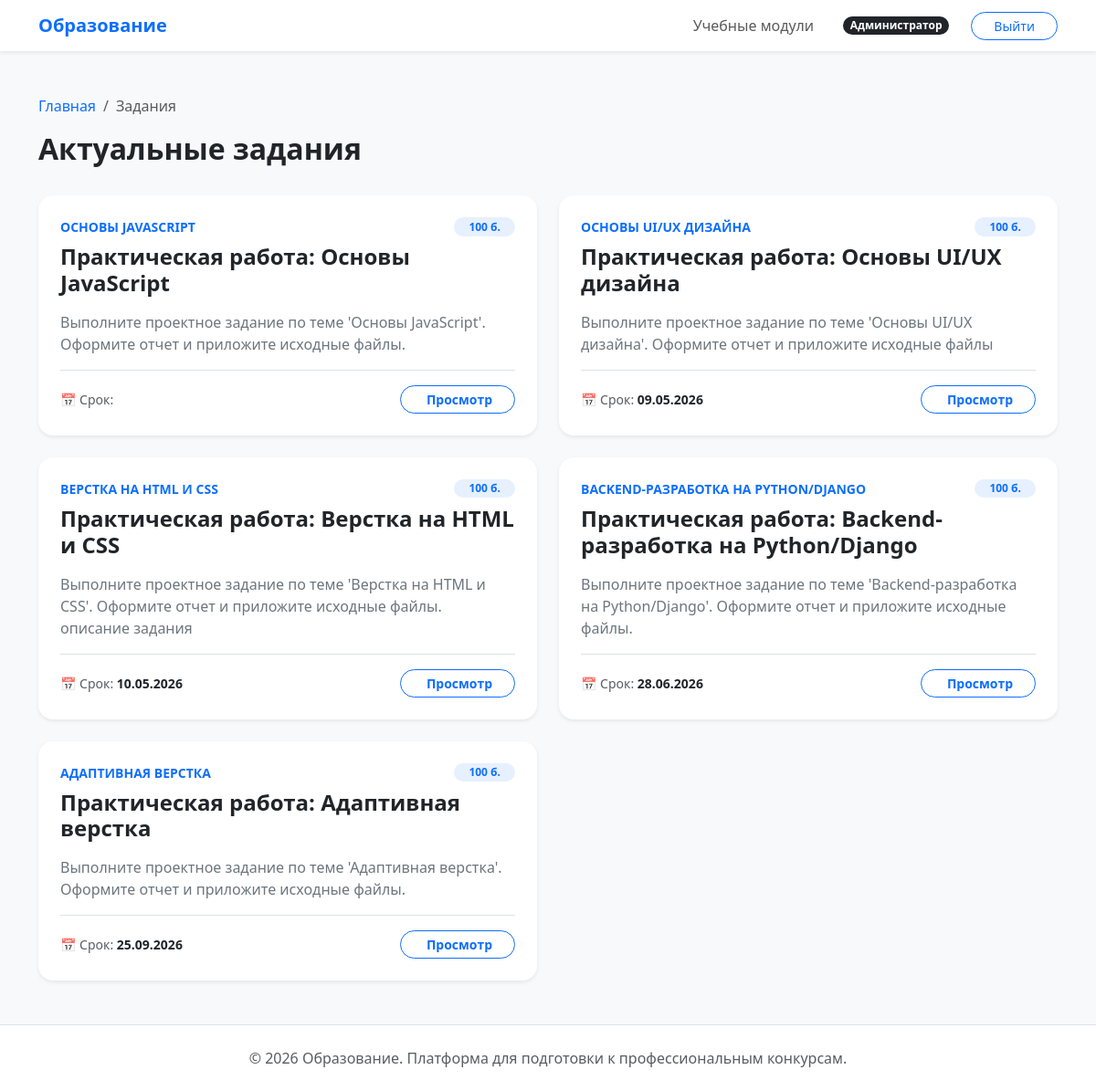
The app's page /curriculum/tasks/ (signed in) with its own data.
### curriculum/models.py (models this page shows, shortened)
class Task(BaseModel):
    module = models.ForeignKey(
        Module, on_delete=models.CASCADE, related_name="tasks", verbose_name="Модуль"
    )
    title = models.CharField(max_length=255, verbose_name="Название задания")
    description = models.TextField(verbose_name="Техническое задание")
    deadline = models.DateField(verbose_name="Крайний срок сдачи")
    max_score = models.PositiveIntegerField(
        default=100, verbose_name="Максимальный балл"
    )
    class Meta:
        verbose_name = "Задание"
        verbose_name_plural = "Задания"
        ordering = ["deadline"]

class Module(BaseModel):
    title = models.CharField(max_length=255, verbose_name="Название модуля")
    description = models.TextField(verbose_name="Описание модуля")
    class Meta:
        verbose_name = "Учебный модуль"
        verbose_name_plural = "Учебные модули"
        ordering = ["title"]

### curriculum/views.py (the view)
# urls.py: path("tasks/", TaskListView.as_view(), name="task_list"),
class TaskListView(LoginRequiredMixin, ListView):
    model = Task
    template_name = "curriculum/task_list.html"
    context_object_name = "tasks"
    def get_context_data(self, **kwargs):
        context = super().get_context_data(**kwargs)
        if self.request.user.is_authenticated:
            submitted_task_ids = Submission.objects.filter(
                student=self.request.user
            ).values_list("task_id", flat=True)
            context["submitted_task_ids"] = set(submitted_task_ids)
        return context

### templates/curriculum/task_list.html (shortened to what this page needs)
{% extends 'base.html' %}
{% block content %}
    <div class="row mb-4">
        <div class="col-12">
            <nav aria-label="breadcrumb">
                <ol class="breadcrumb">
                    <li class="breadcrumb-item"><a href="{% url 'core:index' %}"
                                                   class="text-decoration-none">Главная</a></li>
                    <li class="breadcrumb-item active">Задания</li>
                </ol>
            </nav>
            <h2 class="fw-bold">Актуальные задания</h2>
        </div>
    </div>
    <div class="row g-4">
        {% for task in tasks %}
            <div class="col-md-6">
                <div class="card border-0 shadow-sm rounded-4 p-4 h-100">
                    <div class="d-flex justify-content-between align-items-start mb-2">
                        <small class="text-accent fw-bold text-uppercase">{{ task.module.title }}</small>
                        <span class="badge bg-primary bg-opacity-10 text-accent rounded-pill px-3">
                    {{ task.max_score }} б.
                </span>
                    </div>
                    <h4 class="fw-bold mb-3">{{ task.title }}</h4>
                    <p class="text-secondary">{{ task.description|truncatewords:20 }}</p>
                    <div class="mt-auto pt-3 border-top d-flex justify-content-between align-items-center">
                        <div class="small">
                            <span class="text-muted">📅 Срок:</span>
                            <span class="fw-bold {% if task.deadline < current_date %}text-danger{% endif %}">
                        {{ task.deadline|date:"d.m.Y" }}
                    </span>
                        </div>
                        <div>
                            {% if user.role == 'student' %}
                                {% if task.id in submitted_task_ids %}
                                    <a href="{% url 'solutions:task_detail' task.id %}"
                                       class="btn btn-outline-primary btn-rounded px-4 btn-sm fw-bold">
                                        <i class="bi bi-info-circle me-1"></i>Подробнее
                                    </a>
                                {% else %}
                                    <a href="{% url 'solutions:task_detail' task.id %}"
                                       class="btn btn-primary btn-rounded px-4 btn-sm fw-bold shadow-sm">
                                        Сдать задание
                                    </a>
                                {% endif %}
                            {% else %}
                                <a href="{% url 'solutions:task_detail' task.id %}"
                                   class="btn btn-outline-primary btn-rounded px-4 btn-sm fw-bold">
                                    Просмотр
                                </a>
                            {% endif %}
                        </div>
                    </div>
                </div>
            </div>
        {% endfor %}
    </div>
{% endblock %}

### templates/base.html (style rules this page uses)
body { background-color: #f8f9fa; font-family: 'Segoe UI', Tahoma, Geneva, Verdana, sans-serif; display: flex; flex-direction: column; min-height: 100vh; }
.btn-rounded { border-radius: 50rem; }
.text-accent { color: #0d6efd; }
.rounded-4 { border-radius: 1rem !important; }

### records on screen
Task: module "ОСНОВЫ JAVASCRIPT", max_score "100", title "Практическая работа: Основы JavaScript", description "Выполните проектное задание по теме 'Основы JavaScript'. Оформите отчет и приложите исходные файлы."
Task: module "ОСНОВЫ UI/UX ДИЗАЙНА", max_score "100", title "Практическая работа: Основы UI/UX дизайна", description "Выполните проектное задание по теме 'Основы UI/UX дизайна'. Оформите отчет и приложите исходные файлы", deadline "09.05.2026"
Task: module "ВЕРСТКА НА HTML И CSS", max_score "100", title "Практическая работа: Верстка на HTML и CSS", description "Выполните проектное задание по теме 'Верстка на HTML и CSS'. Оформите отчет и приложите исходные файлы. описание задания", deadline "10.05.2026"
Task: module "BACKEND-РАЗРАБОТКА НА PYTHON/DJANGO", max_score "100", title "Практическая работа: Backend-разработка на Python/Django", description "Выполните проектное задание по теме 'Backend-разработка на Python/Django'. Оформите отчет и приложите исходные файлы.", deadline "28.06.2026"
Task: module "АДАПТИВНАЯ ВЕРСТКА", max_score "100", title "Практическая работа: Адаптивная верстка", description "Выполните проектное задание по теме 'Адаптивная верстка'. Оформите отчет и приложите исходные файлы.", deadline "25.09.2026"
